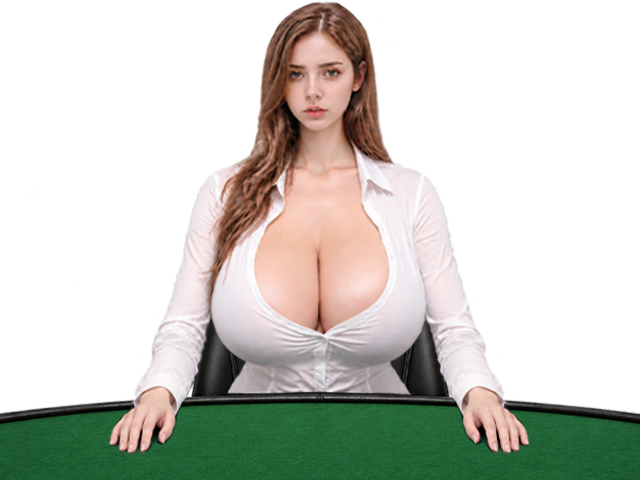
#> input picture assets/her_neutral_p.png, 640 x 480 px; its folder holds 6 pictures in this run
$ python make_home_placeholders.py
#> lines starting #> are read from the running program, lines starting #| are printed output that depends on the picture
#!/usr/bin/env python3
"""v8.8: placeholder pictures for the home table set and the yoga covering picture. Replace the files in assets/ with the real art (same names, 640x480 or 752x560, transparent around her).
  Table faces once she lives with you (G.rs == RS_LIVING): her_<neutral|shock|smug>_<home|yoga>.png and the close-up answer her_caught_<home|yoga>.png
    (home = her day-8 / married outfit, yoga = the yoga outfit). They are NOT the covering pictures of her room.
  Her room, married, when she covers her chest (tease about her body, ASK FOR MILK, BREASTFEED): her_cover.png (day-8 outfit, existing) and her_cover_yoga.png (new)."""
import os
from PIL import Image, ImageDraw, ImageFont
root = os.path.join(os.path.dirname(os.path.abspath(__file__)), "..", "assets")
def load(n): return Image.open(os.path.join(root, n)).convert("RGBA")
#> called with n = 'her_neutral_p.png'
#> returned value is the input picture: PIL image 640x480 RGBA; mean R, G, B, A 175.5, 175.4, 167.3, 112.3
try: font = ImageFont.truetype("DejaVuSans-Bold.ttf", 28)
except Exception: font = ImageFont.load_default()
def label(im, t1, t2):
#> called with t1 = 'PLACEHOLDER: TABLE NEUTRAL, MOVED IN', t2 = 'her_neutral_home.png'
    d = ImageDraw.Draw(im); w, h = im.size
#> after `w, h = im.size`: w = 640; h = 480
    d.rectangle([0, h // 2 - 60, w, h // 2 + 36], fill=(0, 0, 0, 200))
    d.text((w // 2, h // 2 - 30), t1, font=font, fill=(255, 255, 255, 255), anchor="mm")
    d.text((w // 2, h // 2 + 6), t2, font=font, fill=(250, 215, 90, 255), anchor="mm")
    return im
def save(im, n): im.save(os.path.join(root, n))
#> called with n = 'her_neutral_home.png'
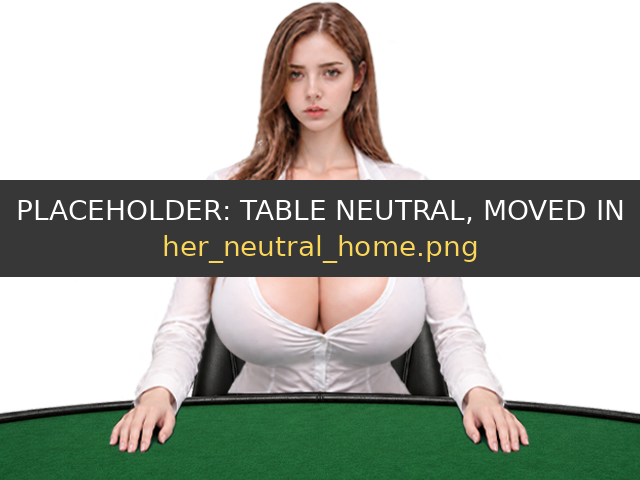
#> saved as her_neutral_home.png: PIL image 640x480 RGBA; mean R, G, B, A 133, 135.3, 127.2, 132.8; transparent parts drawn white
SRC = {"neutral": "her_neutral_p.png", "shock": "her_shock_p.png", "smug": "her_smug_p.png", "caught": "her_caught.png"}
for face, src in SRC.items():
    for outfit, lab in (("home", "MOVED IN"), ("yoga", "YOGA OUTFIT")):
        n = "her_%s_%s.png" % (face, outfit)
#> (the run stopped early here; a loop or call above may not have finished)
